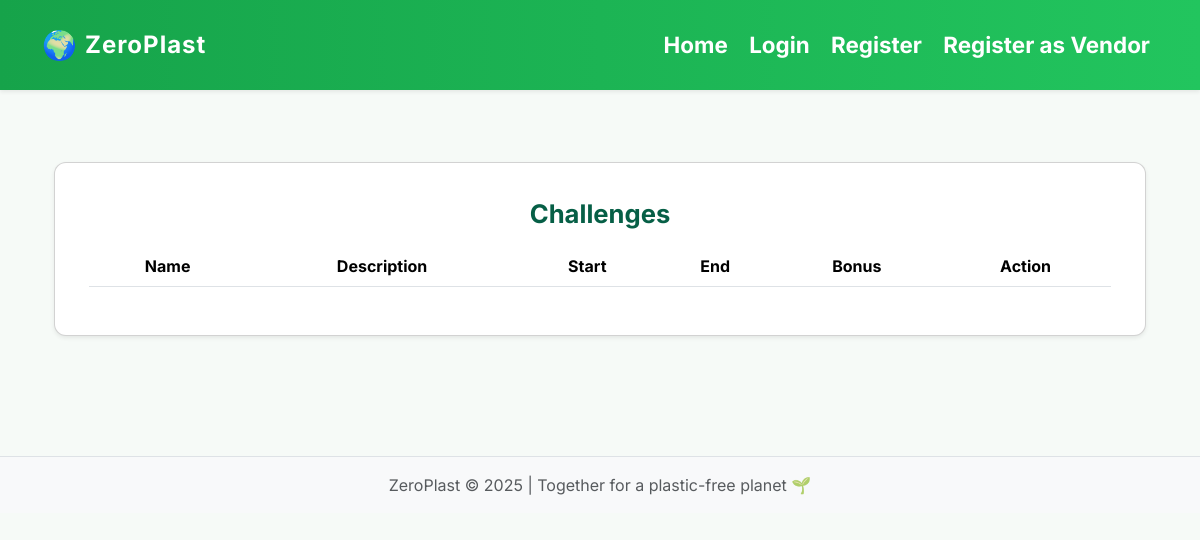
Before: /challenges with the older database file.
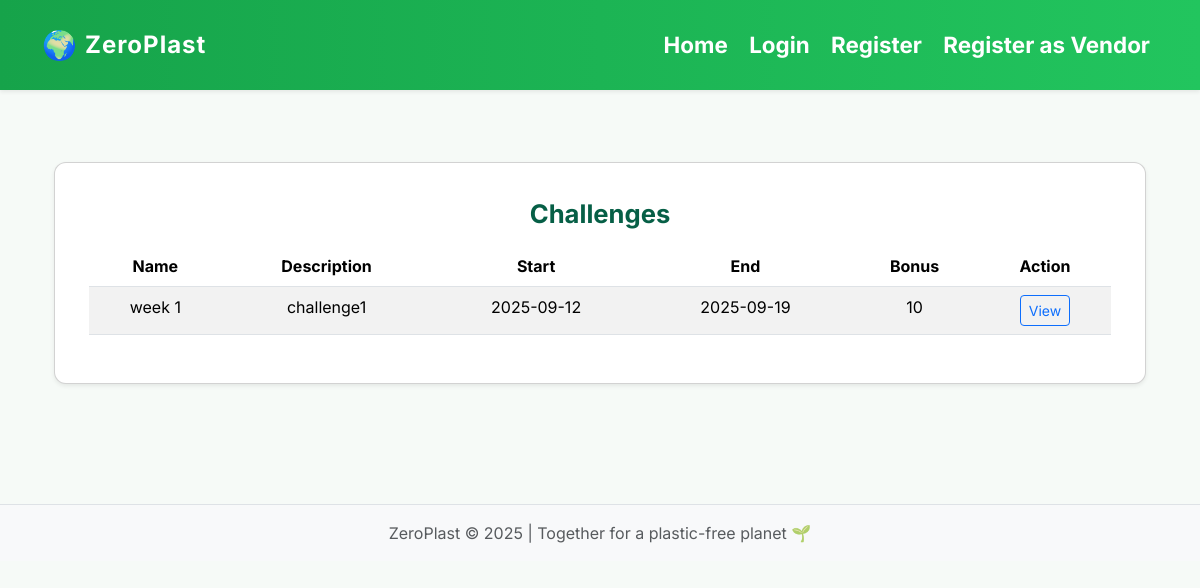
After: the same page with the newer database file.
### models.py (models this page shows)
class Challenge(db.Model):
    id = db.Column(db.Integer, primary_key=True)
    name = db.Column(db.String(150), nullable=False)
    description = db.Column(db.String(400), default='')
    start_date = db.Column(db.DateTime, nullable=True)
    end_date = db.Column(db.DateTime, nullable=True)
    points_bonus = db.Column(db.Integer, default=10)

### routes/challenge.py (the view)
@challenge_bp.route('/challenges')
def challenges_page():
    challenges = models.Challenge.query.order_by(models.Challenge.start_date.desc()).all()
    return render_template('challenges.html', challenges=challenges)

### templates/challenges.html
{% extends "base.html" %}
{% block content %}
<div class="container py-4">
  <div class="card shadow-sm mb-4">
    <div class="card-body">
      <h2 class="fw-bold mb-3">Challenges</h2>
      <table class="table table-striped">
        <thead>
          <tr>
            <th>Name</th>
            <th>Description</th>
            <th>Start</th>
            <th>End</th>
            <th>Bonus</th>
            <th>Action</th>
          </tr>
        </thead>
        <tbody>
          {% for challenge in challenges %}
          <tr>
            <td>{{ challenge.name }}</td>
            <td>{{ challenge.description }}</td>
            <td>{{ challenge.start_date.strftime('%Y-%m-%d') }}</td>
            <td>{{ challenge.end_date.strftime('%Y-%m-%d') }}</td>
            <td>{{ challenge.points_bonus }}</td>
            <td><a href="{{ url_for('challenge.challenge_detail', challenge_id=challenge.id) }}" class="btn btn-sm btn-outline-primary">View</a></td>
          </tr>
          {% endfor %}
        </tbody>
      </table>
    </div>
  </div>
</div>
{% endblock %}

### templates/base.html (shortened to what this page needs)
<!DOCTYPE html>
<html lang="en">
<head>
  <link rel="stylesheet" href="https://cdn.jsdelivr.net/npm/bootstrap@5.3.3/dist/css/bootstrap.min.css">
  <link rel="stylesheet" href="{{ url_for('static', filename='css/styles.css') }}">
</head>
<body>
  <header class="shadow-sm">
    <div class="container d-flex justify-content-between align-items-center py-2">
      <div class="d-flex align-items-center">
        <span class="fs-3 me-2" style="color:#16a34a;">🌍</span>
        <span class="fw-bold fs-4" style="letter-spacing:1px;">ZeroPlast</span>
      </div>
      <nav>
        <a class="nav-link d-inline px-2" href="{{ url_for('home') }}">Home</a>
        {% if current_user.is_authenticated %}
          {% if current_user.role == "admin" %}
            <a class="nav-link d-inline px-2" href="{{ url_for('admin.admin') }}">Dashboard</a>
          {% elif current_user.role == "vendor" %}
            <a class="nav-link d-inline px-2" href="{{ url_for('auth.login') }}">Dashboard</a>
          {% else %}
            <a class="nav-link d-inline px-2" href="{{ url_for('dashboard.dashboard') }}">Dashboard</a>
          {% endif %}
          <a class="nav-link d-inline px-2" href="{{ url_for('challenge.challenges_page') }}">Challenges</a>
          <a class="nav-link d-inline px-2" href="{{ url_for('teams.teams') }}">Teams</a>
          <a class="nav-link d-inline px-2" href="{{ url_for('community.community_page') }}">Community</a>
          <a class="nav-link d-inline px-2" href="{{ url_for('rewards.rewards_page') }}">Rewards</a>
          <a class="nav-link d-inline px-2" href="{{ url_for('auth.logout') }}">Logout</a>
        {% else %}
          <a class="nav-link d-inline px-2" href="{{ url_for('auth.login') }}">Login</a>
          <a class="nav-link d-inline px-2" href="{{ url_for('auth.register') }}">Register</a>
          <a class="nav-link d-inline px-2" href="{{ url_for('auth.register_vendor') }}">Register as Vendor</a>
        {% endif %}
      </nav>
    </div>
  </header>
  <main class="container py-4">
    {% block content %}{% endblock %}
  </main>
  <footer class="footer bg-light text-center py-3 border-top mt-5">
    <div class="container">
      <span class="text-muted">ZeroPlast © 2025 | Together for a plastic-free planet 🌱</span>
    </div>
  </footer>
</body>
</html>

### static/css/styles.css (style rules this page uses)
body { font-family: 'Inter', 'Segoe UI', Tahoma, Geneva, Verdana, sans-serif; background: #f6faf7; color: #1f2937; margin: 0; padding: 0; }
header { background: linear-gradient(90deg, #16a34a 0%, #22c55e 100%); padding: 16px 20px; display: flex; align-items: center; justify-content: space-between; color: white; font-size: 1.4rem; font-weight: 700; box-shadow: 0 6px 14px rgba(22, 163, 74, 0.25); }
header a { color: #ecfdf5; text-decoration: none; }
header nav a { color: #ecfdf5; padding: 6px 10px; border-radius: 8px; transition: background 0.25s ease, transform 0.05s ease; }
main { max-width: 1000px; margin: 24px auto 40px auto; padding: 0 20px; }
h2 { font-size: 1.6rem; margin: 4px 0 14px 0; color: #065f46; }
.card { flex: 1; min-width: 200px; background: #ffffff; padding: 16px 18px; border-radius: 12px; box-shadow: 0 10px 18px rgba(6, 95, 70, 0.06); text-align: center; }

Changed rows visible on the page:
added Challenge: name "week 1", description "challenge1", start_date "2025-09-12", end_date "2025-09-19", points_bonus "10"
